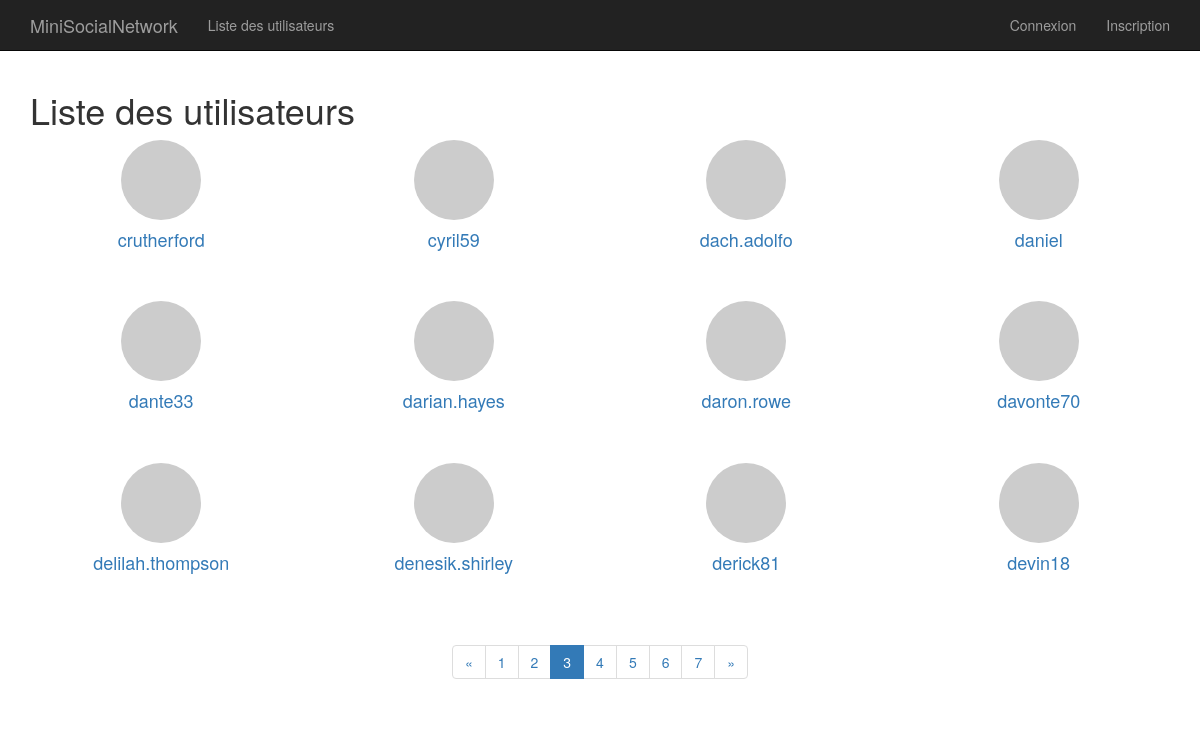
Screenshot of /list_users.php?page=3 with the database file from the repository.
### tables this page shows
CREATE TABLE `users` (
  `id` int(11) NOT NULL,
  `name` varchar(255) DEFAULT NULL,
  `pseudo` varchar(255) DEFAULT NULL,
  `email` varchar(255) DEFAULT NULL,
  `password` varchar(255) DEFAULT NULL,
  `active` enum('0','1') DEFAULT '0',
  `created_at` datetime DEFAULT CURRENT_TIMESTAMP,
  `city` varchar(255) DEFAULT NULL,
  `country` varchar(255) DEFAULT NULL,
  `sexe` enum('H','F') DEFAULT NULL,
  `twitter` varchar(255) DEFAULT NULL,
  `github` varchar(255) DEFAULT NULL,
  `available_for_hiring` enum('0','1') DEFAULT '0',
  `bio` text,
  `avatar` varchar(255) DEFAULT NULL
);

### includes/functions.php (called while the page is built, shortened)
 <?php
if(!function_exists('e')){
	function e($string){
		if($string){
			return htmlspecialchars($string);
		}
	}
}
if(!function_exists('get_avatar_url')){
	function get_avatar_url($email,$size=25){
		return "http://gravatar.com/avatar/".md5(strtolower(trim(e($email))))."?s=".$size;
	}
}

### views/list_users.view.php (the view, shortened to what this page needs)
    <?php include('partials/_header.php');?>
    <div class="main-content">
    	<div class="container">
    		<h1>Liste des utilisateurs</h1>
            <?php foreach (array_chunk($users, 4) as $user_set): ?>
               <div class="row users">
                <?php foreach ($user_set as $user): ?>
                <div class="col-md-3 user-block">
                    <a href="profile.php?id=<?=$user->id?>">
                    <img src="<?=get_avatar_url($user->email,70); ?>" alt=" <?= e($user->pseudo)?>" class="img-circle"/></a>
                    <a href="profile.php?id=<?=$user->id?>">
                        <h4 class="user-block-username">
                            <?= e($user->pseudo) ?>
                        </h4>
                    </a>
                </div>
                <?php endforeach ?>
                </div>
            <?php endforeach; ?>
            <?= '<div id="pagination">'.$pagination.'</div>'; ?>
      </div>
    </div>
<?php include('partials/_footer.php'); ?>

### assets/css/mains.css (style rules this page uses)
body { padding-top: 70px; }

### assets/css/style.css (style rules this page uses)
.users { margin-bottom: 3em; }
.user-block { text-align: center; }

### rows the page displays
users: pseudo "crutherford"
users: pseudo "cyril59"
users: pseudo "dach.adolfo"
users: pseudo "daniel"
users: pseudo "dante33"
users: pseudo "darian.hayes"
users: pseudo "daron.rowe"
users: pseudo "davonte70"
users: pseudo "delilah.thompson"
users: pseudo "denesik.shirley"
users: pseudo "derick81"
users: pseudo "devin18"

### other values shown
WEBSITE_NAME "MiniSocialNetwork"
$menu['connexion'][get_current_locale()] "Connexion"
$menu['inscription'][get_current_locale()] "Inscription"
$page_num "3"
